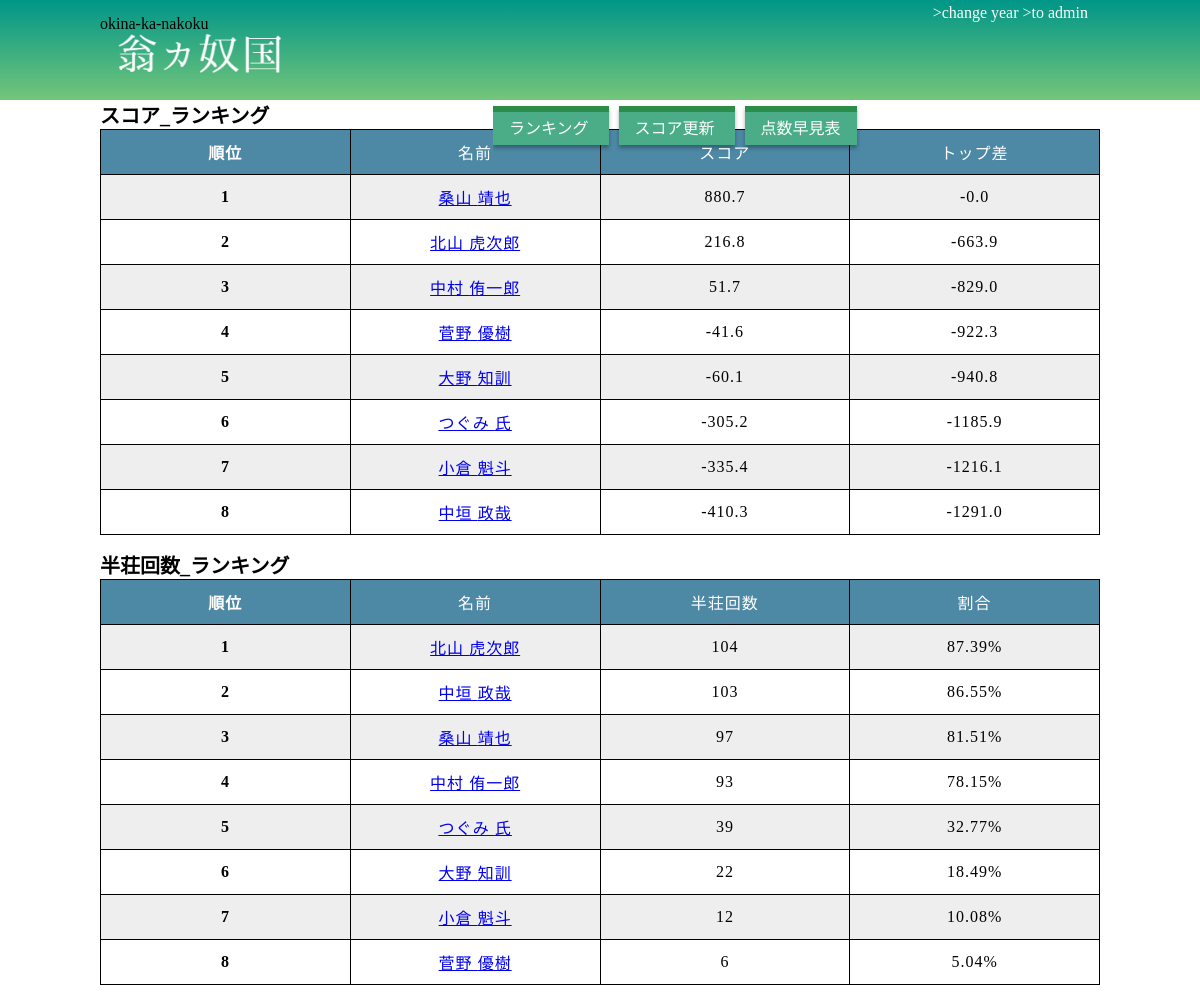
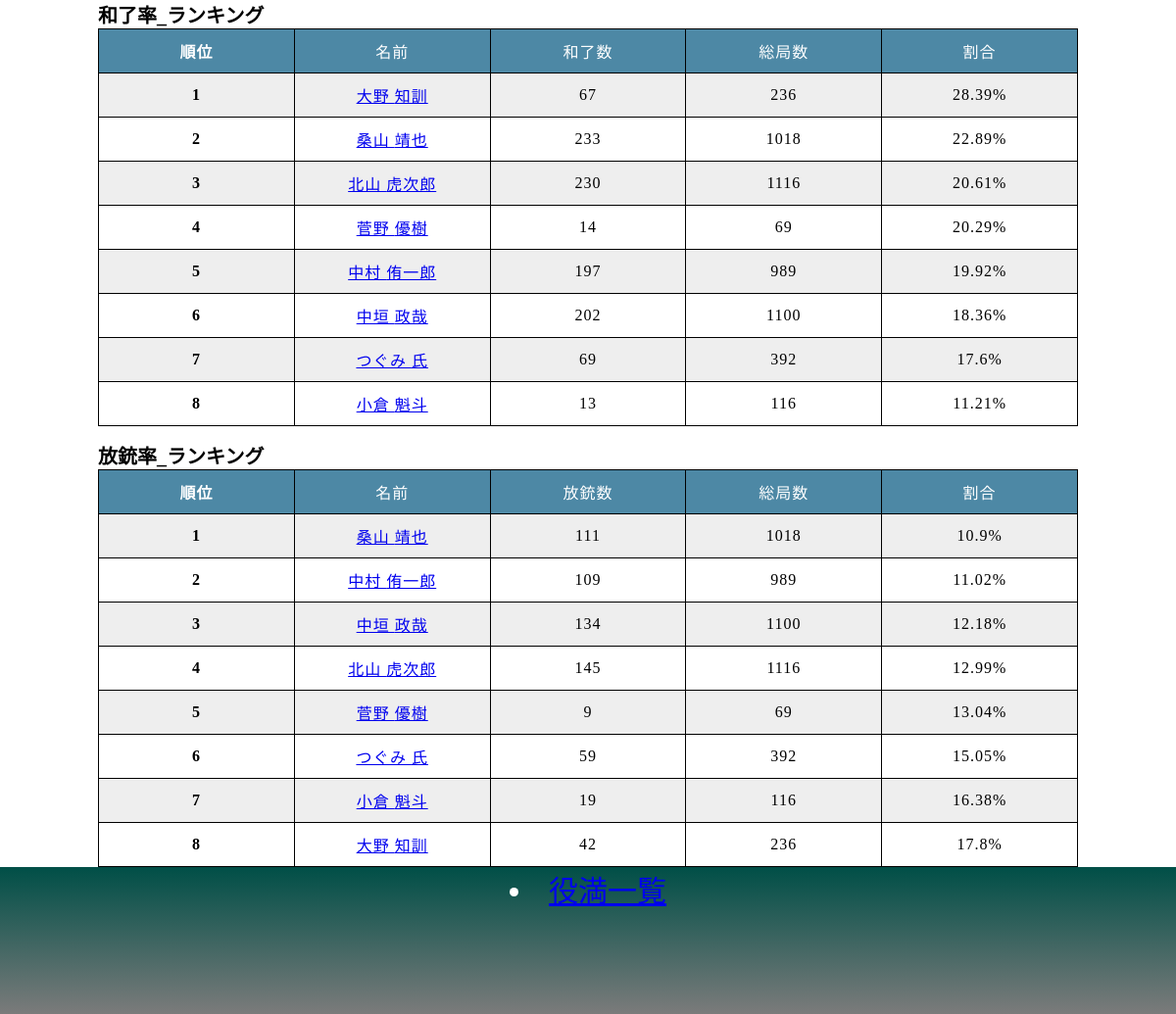
/mahjong/, run on the app's committed database (2 pictures, top to bottom).
### mahjong/models.py (models this page shows, shortened)
class UserMst(models.Model):
    user_id = models.CharField(primary_key=True, max_length=4)
    last_name = models.CharField(max_length=100)
    first_name = models.CharField(max_length=100)
    eng_last_name = models.CharField(null=True, max_length=100)
    eng_first_name = models.CharField(null=True, max_length=100)

class UserInfo(models.Model):
    year = models.IntegerField(null=False, default=2020)
    user_id = models.ForeignKey(UserMst, db_column='user_id', on_delete=models.DO_NOTHING, null=True)
    score_sum = models.DecimalField(max_digits=6,decimal_places=1,default=0.0)

### mahjong/views.py (the view)
# urls.py: path('', views.showRanking, name='showRanking'), # pythonanywhereでのホスト用
def showRanking(request):
    command = showRankingCommand.ShowRankingCommand()
    showRankingInfo = command.getShowRankingInfo(request)
    response = render(request, 'mahjong/score.html',
        {'users':showRankingInfo.users, 'usersHanso':showRankingInfo.usersHanso, 'usersHora':showRankingInfo.usersHora,
         'userHoju':showRankingInfo.userHoju})
    cookie = request.COOKIES.get(const.Const.Cookie.SELECT_YEAR)
    if cookie is None or len(cookie) == 0:
        cookie = datetime.datetime.now()
        response.set_cookie(const.Const.Cookie.SELECT_YEAR, str(cookie.year))
    return response

### mahjong/query/query.py (called while the page is built)
    def getUserMst():
        return UserMst.objects.all()

    def getUserInfoWhereYearOrderByScoreDesc(year):
        return UserInfo.objects.select_related().all().filter(year=year).order_by('-score_sum')

### mahjong/templates/mahjong/score.html (shortened to what this page needs)
{% load static %}
<link rel="stylesheet" type="text/css" href="{% static '/mahjong/css/style.css' %}">
<link rel="stylesheet" type="text/css" href="{% static '/mahjong/css/score.css' %}">
<!DOCTYPE html>
<html>
<head>
</head>
<body>
  <div id="wrapper">
    <div id="header">
      <div class="head">
        <div class="header-left">
          <div id="header-txt" class="title">
            <p>okina-ka-nakoku</p>
          </div>
          <a href="/mahjong/showRanking" class="title-img"></a>
        </div>
        <div class="header-topic">
          <div class="topic">
            <a href="/admin">>to admin</a>
          </div>
          <div class="topic">
            <a href="/mahjong/changeYear">>change year</a>
          </div>
        </div>
        <div class="header-right">
          <ul class="menulist">
            <li class="menu">
              <a href="/mahjong/showRanking" class="title-link">
                <span class="menu-text">
                  ランキング
                </span>
              </a>
            </li>
            <li class="menu">
              <a href="/mahjong/showScoreUpdate" class="title-link">
                <span class="menu-text">スコア更新</span>
              </a>
            </li>
            <li class="menu">
              <a href="/mahjong/scoreTable" class="title-link">
                <span class="menu-text">点数早見表</span>
              </a>
            </li>
          </ul>
        </div>
      </div>
    </div>
    <div class="main">
      <div class="score">
        <div class="rankTitle"><b>スコア_ランキング</b></div>
        <div class="table-area">
          <table class="score-table">
            <thead>
              <tr>
                <th>順位</th>
                <td>名前</td>
                <td>スコア</td>
                <td>トップ差</td>
              </tr>
            </thead>
            <tbody>
              {% if users %}
              {% for user in users %}
              <tr>
                <th>{{user.rank}}</th>
                <td><a href="{% url 'mahjong:showDetail' user.userId %}">{{user.lastName}} {{user.firstName}}</a></td>
                <td>{{user.scoreSum}}</td>
                <td>{{user.topDiff}}</td>
              </tr>
              {% endfor %}
              {% endif %}
            </tbody>
          </table>
        </div>
      </div>
      <div class="score">
        <div class="rankTitle"><b>半荘回数_ランキング</b></div>
        <div class="table-area">
          <table class="score-table">
            <thead>
              <tr>
                <th>順位</th>
                <td>名前</td>
                <td>半荘回数</td>
                <td>割合</td>
              </tr>
            </thead>
            <tbody>
              {% if usersHanso %}
              {% for user in usersHanso %}
              <tr>
                <th>{{user.rank}}</th>
                <td><a href="{% url 'mahjong:showDetail' user.userId %}">{{user.lastName}} {{user.firstName}}</a></td>
                <td>{{user.hansoSum}}</td>
                <td>{{user.percentage}}%</td>
              </tr>
              {% endfor %}
              {% endif %}
            </tbody>
          </table>
        </div>
      </div>
      <div class="score">
        <div class="rankTitle"><b>和了率_ランキング</b></div>
        <div class="table-area">
          <table class="score-table">
            <thead>
              <tr>
                <th class="rank">順位</th>
                <td class="name">名前</td>
                <td>和了数</td>
                <td>総局数</td>
                <td>割合</td>
              </tr>
            </thead>
            <tbody>
              {% if usersHora %}
              {% for user in usersHora %}
              <tr>
                <th>{{user.rank}}</th>
                <td><a href="{% url 'mahjong:showDetail' user.userId %}">{{user.lastName}} {{user.firstName}}</a></td>
                <td>{{user.horaCnt}}</td>
                <td>{{user.cnt}}</td>
                <td>{{user.percentage}}%</td>
              </tr>
              {% endfor %}
              {% endif %}
            </tbody>
          </table>
        </div>
      </div>
      <div class="score">
        <div class="rankTitle"><b>放銃率_ランキング</b></div>
        <div class="table-area">
          <table class="score-table">
            <thead>
              <tr>
                <th class="rank">順位</th>
                <td class="name">名前</td>
                <td>放銃数</td>
                <td>総局数</td>
                <td>割合</td>
              </tr>
            </thead>
            <tbody>
              {% if userHoju %}
              {% for user in userHoju %}
              <tr>
                <th>{{user.rank}}</th>
                <td><a href="{% url 'mahjong:showDetail' user.userId %}">{{user.lastName}} {{user.firstName}}</a></td>
                <td>{{user.horaCnt}}</td>
                <td>{{user.cnt}}</td>
                <td>{{user.percentage}}%</td>
              </tr>
              {% endfor %}
              {% endif %}
            </tbody>
          </table>
        </div>
      </div>
    </div>
    <div id="footer">
      <li class="navi">
        <a href="/mahjong/showYakuman" class="footer-link">役満一覧</a>
      </li>
    </div>
  </div>
</body>
</html>

### mahjong/static/mahjong/css/style.css (style rules this page uses)
html { height: 100%; }
body { width: 100%; height: 100%; margin: 0 auto; font-family: "'Hiragino Sans', 'HGPゴシックE','ヒラギノ角ゴ Pro W3','Hiragino Kaku Gothic Pro','メイリオ',Meiryo,'ＭＳ Ｐゴシック',sans-serif" }
#header { left: 0px; top: 0px; background: linear-gradient(#009688, #74c57a); height: 100px; width: 100%; float: left; display: block; }
.head { width: 1000px; margin: 0 auto; }
.header-left { float: left; width: 33.3%; height: 100px }
.title-img { display: block; width: 100%; height: 50px; background: url("../images/header-title-background.png") no-repeat; background-size: 202px auto; }
#header-txt > p { padding: 0px; margin-top: 15px; margin-bottom: 0px; }
.header-topic { width: 30%; float: right; padding-right: 10px; height: 55px; }
.topic { float: right; padding-top: 0.8%; padding-right: 0; text-align: right; color: white; margin: 2px; height: 40%; }
.topic > a { color: white; text-decoration: none; }
.header-right { float: left; width: 60%; height: 100% }
.menulist { height: 40px; display: block; width: 480px; padding-top: 60px; padding-left: 0px; margin: 0px auto; overflow: hidden; }
.menu { padding-top: 100px; padding-right: 10px; margin-top: 50px; height: 100px; width: 100px; display: inline; top: 20px; }
.title-link { padding: 0.5em 1em; margin: 2em 0; color: #26e260; background: #4aad87; border-top: solid 6px #2c8c49; box-shadow: 0 3px 4px rgba(0, 0, 0, 0.32); text-decoration: none; }
.menu-text { color: white; }
#footer { left: 0px; top: 0px; background: linear-gradient(#004f47, #7b7b7b); height: 150px; width: 100%; display: block; position: relative; text-align: center; font-size: 30px; color: white; margin-top: auto; bottom: 0; clear: both; color: white; }

### mahjong/static/mahjong/css/score.css (style rules this page uses)
div { display:block; }
b { font-size:20px; }
.rankTitle { clear: both; margin: 0 auto; margin-top: 15px; font-size: 20px; }
.score { display:block; width:1000px; margin:0 auto; clear:both; }
.score-table { width:100%; padding:0px; }
table { width: 1000px; border-collapse: collapse; border-spacing: 1px; margin: 0 auto; padding-top: 100px; letter-spacing: 1px; }
tbody { top: 100px; }
thead { background-color: #4d88a5; color: white; }
table th, table td { padding: 10px 0; text-align: center; width: 10%; border-bottom: 1px solid #000000; border-right: 1px solid #000000; }
tbody tr:nth-child(odd) { background-color: #eee }
tr { border-top: 1px solid #000000; border-bottom: 1px solid #000000; border-right: 1px solid #000000; border-left: 1px solid #000000; }

### data on the page
UserMst: lastName "桑山", firstName "靖也", lastName "桑山", firstName "靖也", lastName "桑山", firstName "靖也", lastName "桑山", firstName "靖也"
UserInfo: scoreSum "880.7"
UserMst: lastName "北山", firstName "虎次郎", lastName "北山", firstName "虎次郎", lastName "北山", firstName "虎次郎", lastName "北山", firstName "虎次郎"
UserInfo: scoreSum "216.8"
UserMst: lastName "中村", firstName "侑一郎", lastName "中村", firstName "侑一郎", lastName "中村", firstName "侑一郎", lastName "中村", firstName "侑一郎"
UserInfo: scoreSum "51.7"
UserMst: lastName "菅野", firstName "優樹", lastName "菅野", firstName "優樹", lastName "菅野", firstName "優樹", lastName "菅野", firstName "優樹"
UserInfo: scoreSum "-41.6"
UserMst: lastName "大野", firstName "知訓", lastName "大野", firstName "知訓", lastName "大野", firstName "知訓", lastName "大野", firstName "知訓"
UserInfo: scoreSum "-60.1"
UserMst: lastName "つぐみ", lastName "つぐみ", lastName "つぐみ", lastName "つぐみ"
UserInfo: scoreSum "-305.2"
UserMst: lastName "小倉", firstName "魁斗", lastName "小倉", firstName "魁斗", lastName "小倉", firstName "魁斗", lastName "小倉", firstName "魁斗"
UserInfo: scoreSum "-335.4"
UserMst: lastName "中垣", firstName "政哉", lastName "中垣", firstName "政哉", lastName "中垣", firstName "政哉", lastName "中垣", firstName "政哉"
UserInfo: scoreSum "-410.3"

### other printed values
{{ user.rank }} "1" "2" "3" "4" "5" "6" "7" "8"
{{ user.topDiff }} "-0.0" "-663.9" "-829.0" "-922.3" "-940.8" "-1185.9" "-1216.1" "-1291.0"
{{ user.firstName }} "氏"
{{ user.hansoSum }} "104" "103" "97" "93" "39" "22" "12" "6"
{{ user.percentage }} "87.39" "86.55" "81.51" "78.15" "32.77" "18.49" "10.08" "5.04"
{{ user.horaCnt }} "67" "233" "230" "14" "197" "202" "69" "13"
{{ user.cnt }} "236" "1018" "1116" "69" "989" "1100" "392" "116"
{{ user.percentage }} "28.39" "22.89" "20.61" "20.29" "19.92" "18.36" "17.6" "11.21"
{{ user.horaCnt }} "111" "109" "134" "145" "9" "59" "19" "42"
{{ user.cnt }} "1018" "989" "1100" "1116" "69" "392" "116" "236"
{{ user.percentage }} "10.9" "11.02" "12.18" "12.99" "13.04" "15.05" "16.38" "17.8"
